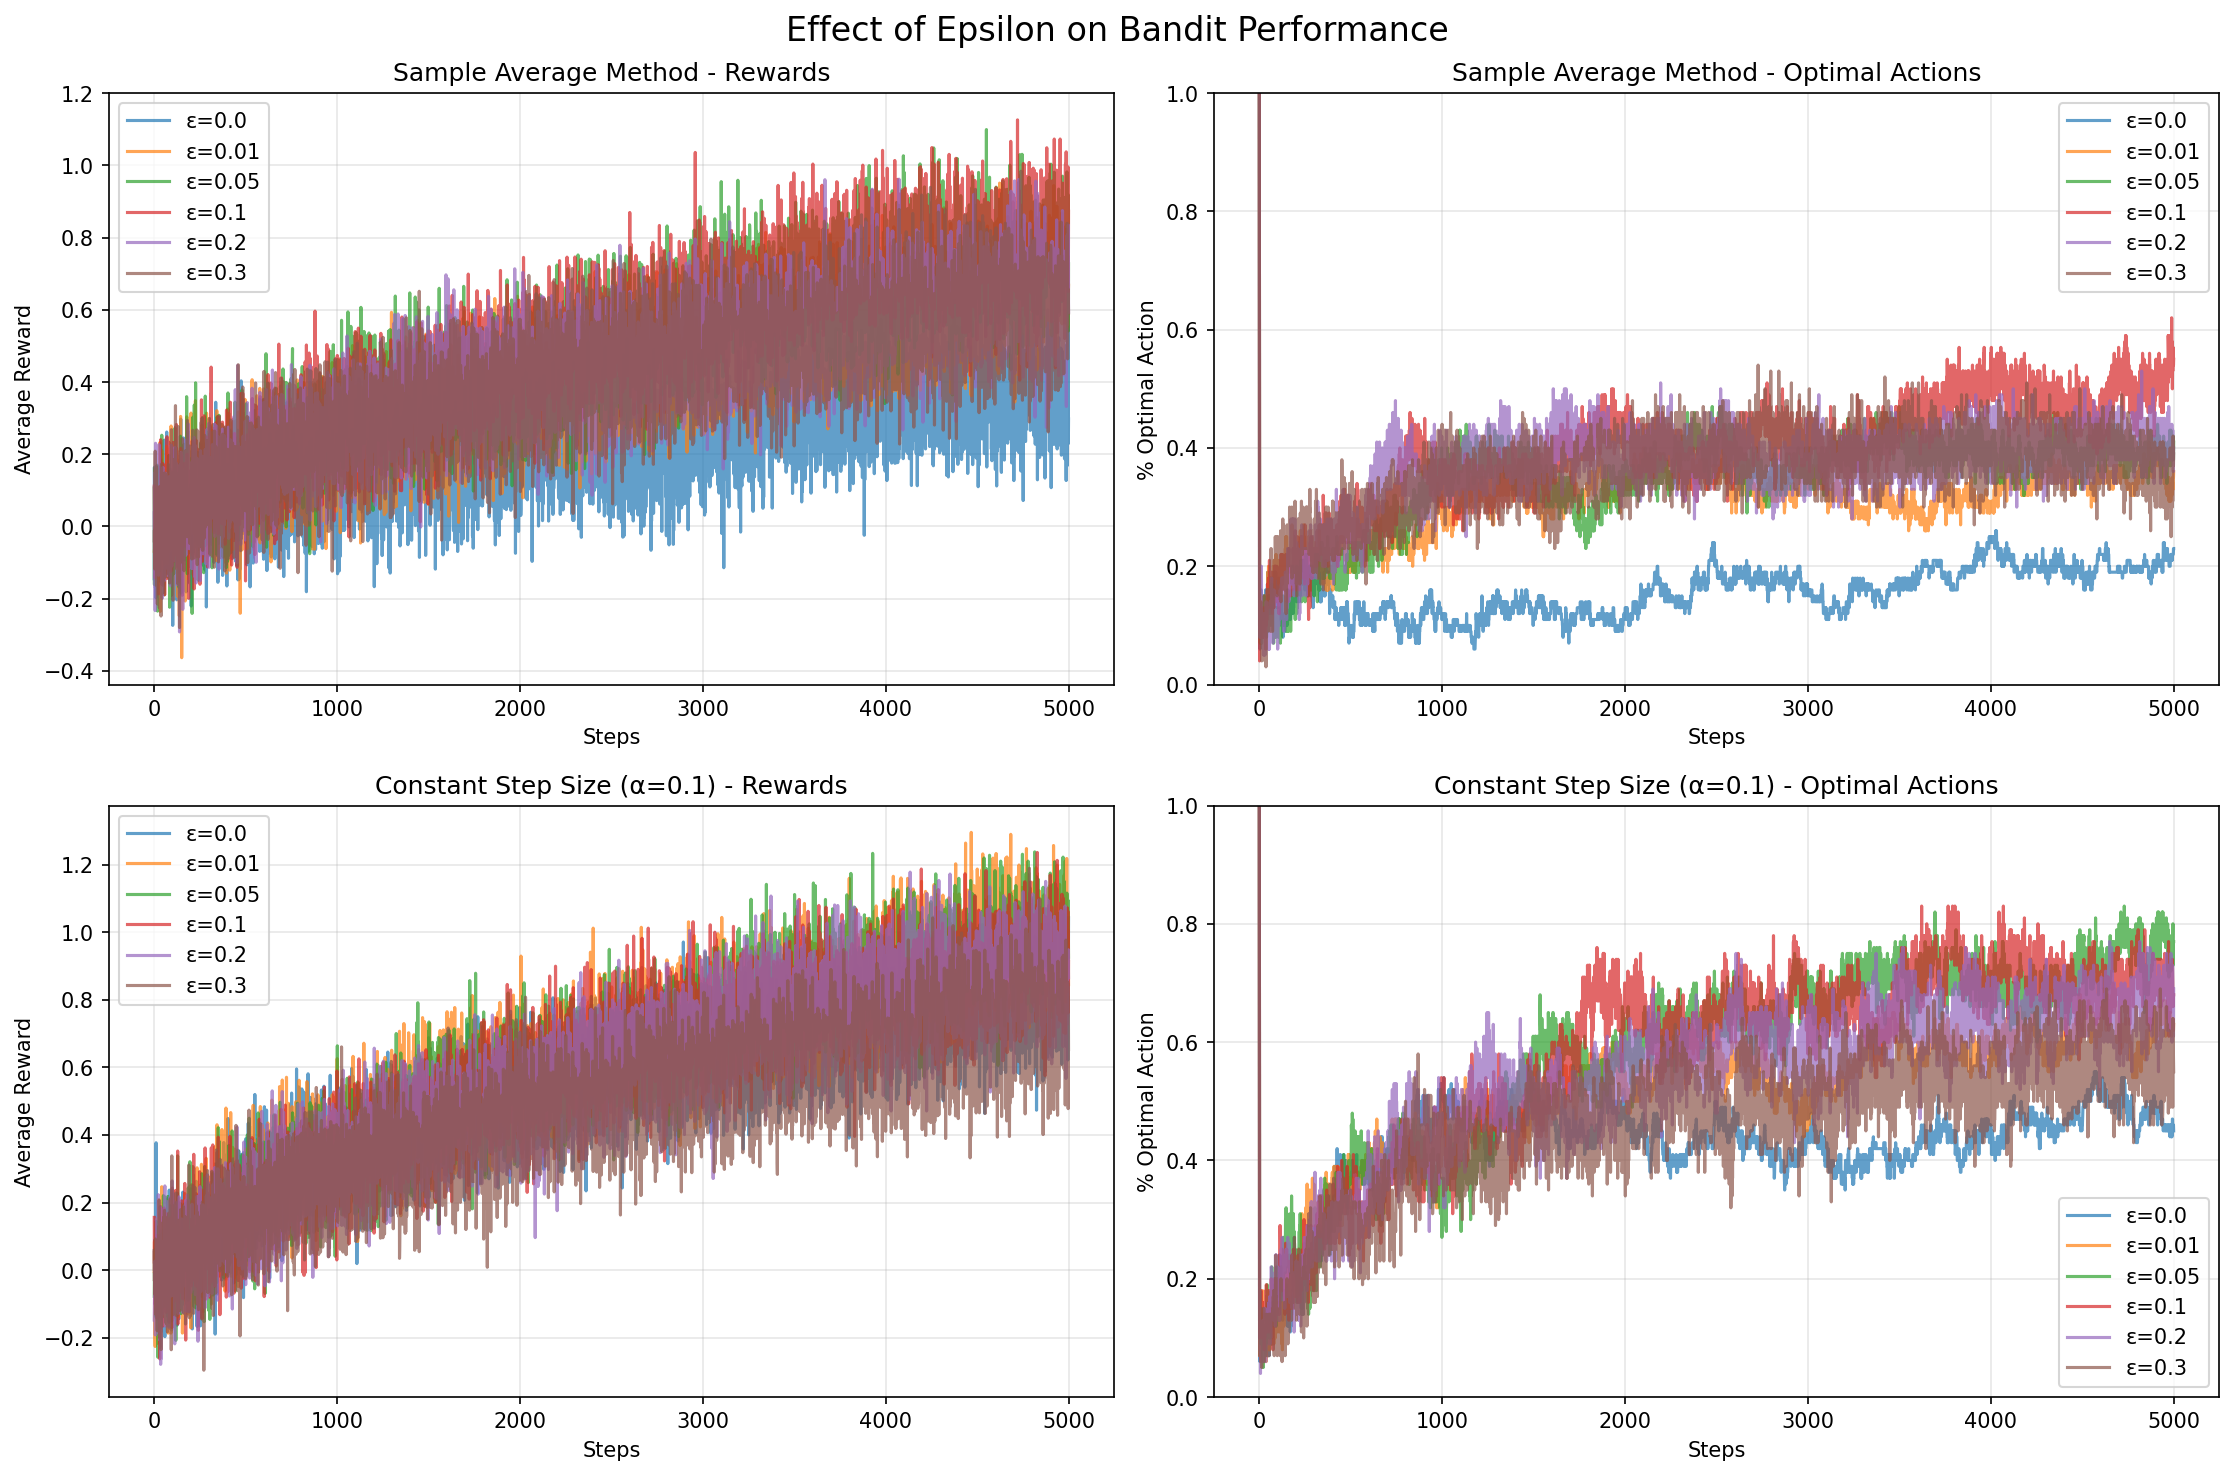

This figure's Python source:
#!/usr/bin/env python3
"""
Experiment with different epsilon values to understand exploration-exploitation tradeoff
"""

import numpy as np
import matplotlib.pyplot as plt
from assignments.bandit import BanditSolver, BanditSolverHyperparameters, SampleAverageMethod, ConstantStepSizeMethod
from assignments.bandit_env import BanditEnvironment
from gymnasium.wrappers import TimeLimit
from tqdm import tqdm

def run_epsilon_experiment():
    """Run experiments with different epsilon values"""
    
    epsilons = [0.0, 0.01, 0.05, 0.1, 0.2, 0.3]
    num_simulations = 100
    num_iterations = 5000
    k = 10
    alpha = 0.1
    
    results = {}
    
    for epsilon in epsilons:
        print(f"\nRunning experiment with epsilon={epsilon}")
        
        # Arrays to store results
        sample_avg_rewards = np.zeros(num_iterations)
        sample_avg_optimal = np.zeros(num_iterations)
        constant_rewards = np.zeros(num_iterations)
        constant_optimal = np.zeros(num_iterations)
        
        for sim in tqdm(range(num_simulations)):
            # Sample Average Method
            env = TimeLimit(BanditEnvironment(k=k), max_episode_steps=num_iterations)
            hyperparams = BanditSolverHyperparameters(epsilon=epsilon)
            solver = BanditSolver(env, hyperparams, SampleAverageMethod)
            rewards, optimal_actions = solver.train_episode()
            sample_avg_rewards += rewards
            sample_avg_optimal += optimal_actions
            
            # Constant Step Size Method
            env = TimeLimit(BanditEnvironment(k=k), max_episode_steps=num_iterations)
            hyperparams = BanditSolverHyperparameters(epsilon=epsilon, alpha=alpha)
            solver = BanditSolver(env, hyperparams, ConstantStepSizeMethod)
            rewards, optimal_actions = solver.train_episode()
            constant_rewards += rewards
            constant_optimal += optimal_actions
        
        # Average over simulations
        results[epsilon] = {
            'sample_avg_rewards': sample_avg_rewards / num_simulations,
            'sample_avg_optimal': sample_avg_optimal / num_simulations,
            'constant_rewards': constant_rewards / num_simulations,
            'constant_optimal': constant_optimal / num_simulations
        }
    
    return results, epsilons

def plot_epsilon_results(results, epsilons):
    """Plot the results of epsilon experiments"""
    
    fig, axes = plt.subplots(2, 2, figsize=(15, 10))
    
    # Plot rewards for sample average
    ax = axes[0, 0]
    for epsilon in epsilons:
        ax.plot(results[epsilon]['sample_avg_rewards'], 
                label=f'ε={epsilon}', alpha=0.7)
    ax.set_xlabel('Steps')
    ax.set_ylabel('Average Reward')
    ax.set_title('Sample Average Method - Rewards')
    ax.legend()
    ax.grid(True, alpha=0.3)
    
    # Plot optimal actions for sample average
    ax = axes[0, 1]
    for epsilon in epsilons:
        ax.plot(results[epsilon]['sample_avg_optimal'], 
                label=f'ε={epsilon}', alpha=0.7)
    ax.set_xlabel('Steps')
    ax.set_ylabel('% Optimal Action')
    ax.set_title('Sample Average Method - Optimal Actions')
    ax.set_ylim([0, 1])
    ax.legend()
    ax.grid(True, alpha=0.3)
    
    # Plot rewards for constant step size
    ax = axes[1, 0]
    for epsilon in epsilons:
        ax.plot(results[epsilon]['constant_rewards'], 
                label=f'ε={epsilon}', alpha=0.7)
    ax.set_xlabel('Steps')
    ax.set_ylabel('Average Reward')
    ax.set_title('Constant Step Size (α=0.1) - Rewards')
    ax.legend()
    ax.grid(True, alpha=0.3)
    
    # Plot optimal actions for constant step size
    ax = axes[1, 1]
    for epsilon in epsilons:
        ax.plot(results[epsilon]['constant_optimal'], 
                label=f'ε={epsilon}', alpha=0.7)
    ax.set_xlabel('Steps')
    ax.set_ylabel('% Optimal Action')
    ax.set_title('Constant Step Size (α=0.1) - Optimal Actions')
    ax.set_ylim([0, 1])
    ax.legend()
    ax.grid(True, alpha=0.3)
    
    plt.suptitle('Effect of Epsilon on Bandit Performance', fontsize=16)
    plt.tight_layout()
    plt.savefig('epsilon_experiment.png', dpi=150, bbox_inches='tight')
    print("\nPlot saved as epsilon_experiment.png")

if __name__ == "__main__":
    print("Running epsilon experiments...")
    results, epsilons = run_epsilon_experiment()
    plot_epsilon_results(results, epsilons)
    
    # Print summary statistics
    print("\n" + "="*60)
    print("SUMMARY: Average performance over last 1000 steps")
    print("="*60)
    
    for epsilon in epsilons:
        avg_reward_sa = np.mean(results[epsilon]['sample_avg_rewards'][-1000:])
        avg_optimal_sa = np.mean(results[epsilon]['sample_avg_optimal'][-1000:])
        avg_reward_cs = np.mean(results[epsilon]['constant_rewards'][-1000:])
        avg_optimal_cs = np.mean(results[epsilon]['constant_optimal'][-1000:])
        
        print(f"\nEpsilon = {epsilon}:")
        print(f"  Sample Average: Reward={avg_reward_sa:.3f}, Optimal={avg_optimal_sa:.1%}")
        print(f"  Constant Step:  Reward={avg_reward_cs:.3f}, Optimal={avg_optimal_cs:.1%}")